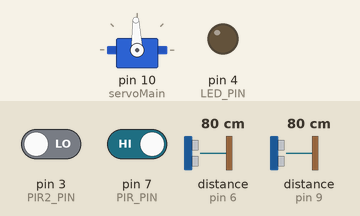
Recording of a sketch running on a simulated Arduino Uno, built with avr-gcc and run on an emulated ATmega328P. On the bench: servo, output pins drawn as LEDs (lit = HIGH). Wiring (inferred from the names in the program): 2 × ultrasonic range finder: trigger pin 8, echo pin 9 / trigger pin 5, echo pin 6. The inputs (shaded band) are chosen by the test bench; at power-on: pin 3 (PIR2_PIN) LOW, pin 7 (PIR_PIN) HIGH, distance to the obstacle (sensors on pin 6, pin 9) 80 cm. The echo pulse lasts 58.3 µs per cm; pins used as bus, display or sensor lines are not drawn; what the sketch prints to the serial monitor is not drawn.

Above: at 0.1 s.
Timing chart, 0 to 5.8 s (numbered marks = the images above):
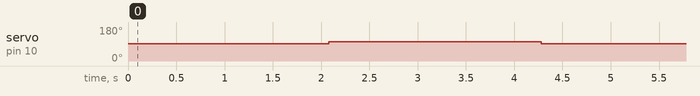

The sketch:

code_routine.ino
```cpp
#include <Adafruit_GFX.h>
#include <Adafruit_NeoMatrix.h>
#include <Adafruit_NeoPixel.h>
#include <Servo.h>
Servo servoMain; // Define our Servo
const int LED_PIN = 4;
Adafruit_NeoMatrix matrix = Adafruit_NeoMatrix(8, 8, LED_PIN,
  NEO_MATRIX_TOP     + NEO_MATRIX_RIGHT +
  NEO_MATRIX_COLUMNS + NEO_MATRIX_PROGRESSIVE,
  NEO_GRB            + NEO_KHZ800);

int state = 0; // 0=empty, 1 =full, variable d'état dépendant du capteur ultrasonic vertical
int step = 1;  //step dans le processus d'ouverture
int led=0; // état de proximité des gens

const int PIR_PIN = 7; // Input for HC-S501
const int PIR2_PIN = 3;
const int TRIG_PIN = 8;//trash
const int ECHO_PIN = 9;//trash
const int TRIG2_PIN = 5; //people
const int ECHO2_PIN = 6;//people


const byte eye_1[8][8]={{0, 0, 0, 0, 0, 0, 0, 0},
                        {0, 0, 0, 0, 0, 0, 0, 0},
                        {0, 0, 0, 0, 0, 0, 0, 0},
                        {0, 0, 0, 0, 0, 0, 0, 0},
                        {1, 1, 1, 1, 1, 1, 1, 1},
                        {0, 1, 0, 1, 1, 0, 1, 0},
                        {0, 0, 1, 0, 0, 1, 0, 0},
                        {0, 0, 0, 1, 1, 0, 0, 0}};

const byte eye_2[8][8]={{0, 0, 0, 0, 0, 0, 0, 0},
                        {0, 0, 0, 0, 0, 0, 0, 0},
                        {0, 0, 1, 1, 1, 1, 0, 0},
                        {0, 1, 0, 1, 1, 0, 1, 0},
                        {1, 0, 0, 1, 1, 0, 0, 1},
                        {0, 1, 0, 0, 0, 0, 1, 0},
                        {0, 0, 1, 0, 0, 1, 0, 0},
                        {0, 0, 0, 1, 1, 0, 0, 0}};

const byte eye_3[8][8]={{0, 0, 0, 1, 1, 0, 0, 0},
                        {0, 0, 1, 0, 0, 1, 0, 0},
                        {0, 1, 0, 0, 0, 0, 1, 0},
                        {1, 0, 0, 1, 1, 0, 0, 1},
                        {1, 0, 0, 1, 1, 0, 0, 1},
                        {0, 1, 0, 0, 0, 0, 1, 0},
                        {0, 0, 1, 0, 0, 1, 0, 0},
                        {0, 0, 0, 1, 1, 0, 0, 0}};

const byte cross[8][8]={{1, 0, 0, 0, 0, 0, 0, 1},
                        {0, 1, 0, 0, 0, 0, 1, 0},
                        {0, 0, 1, 0, 0, 1, 0, 0},
                        {0, 0, 0, 1, 1, 0, 0, 0},
                        {0, 0, 0, 1, 1, 0, 0, 0},
                        {0, 0, 1, 0, 0, 1, 0, 0},
                        {0, 1, 0, 0, 0, 0, 1, 0},
                        {1, 0, 0, 0, 0, 0, 0, 1}};

const uint16_t color = matrix.Color(0,150,0);

void setup() {
  // put your setup code here, to run once:
  pinMode(PIR_PIN, INPUT);
  pinMode(PIR2_PIN, INPUT);

  pinMode(TRIG_PIN, OUTPUT);
  digitalWrite(TRIG_PIN, LOW);

  pinMode(TRIG2_PIN, OUTPUT);
  digitalWrite(TRIG2_PIN, LOW);

  pinMode(LED_PIN, OUTPUT);
  matrix.setBrightness(10);

  servoMain.attach(10); // servo on digital pin 10
  servoMain.write(92);
  Serial.begin(9600);
}

void loop() {
  // put your main code here, to run repeatedly:

  int pirValue; // Place to store read PIR Value
  int pirValue2;
  pirValue = digitalRead(PIR_PIN);
  Serial.print(pirValue);
  Serial.println(" pyro 1 \t");
  pirValue2 = digitalRead(PIR2_PIN);
  Serial.print(pirValue2);
  Serial.println(" pyro 2 \t");
   pirValue = digitalRead(PIR_PIN);

  unsigned long t1;
  unsigned long t2;
  unsigned long pulse_width; //distance of the trash
  float cm;
  float cm_2; //distance of the people

  // Hold the trigger pin high for at least 10 us
  digitalWrite(TRIG_PIN, HIGH);
  delayMicroseconds(10);
  digitalWrite(TRIG_PIN, LOW);

  // Wait for pulse on echo pin
  while ( digitalRead(ECHO_PIN) == 0 );

  // Measure how long the echo pin was held high (pulse width)
  // Note: the micros() counter will overflow after ~70 min
  t1 = micros();
  while ( digitalRead(ECHO_PIN) == 1);
  t2 = micros();
  pulse_width = t2 - t1;

  // Calculate distance in centimeters and inches. The constants
  // are found in the datasheet, and calculated from the assumed speed
  //of sound in air at sea level (~340 m/s).
  cm = pulse_width / 58.0;

  // Print out results
  Serial.print(cm);
  Serial.println(" cm (trash)\t");

//********************* people detection sensor**************************//
  digitalWrite(TRIG2_PIN, HIGH);
  delayMicroseconds(10);
  digitalWrite(TRIG2_PIN, LOW);

  while ( digitalRead(ECHO2_PIN) == 0 );

  t1 = micros();
  while ( digitalRead(ECHO2_PIN) == 1);
  t2 = micros();
  pulse_width = t2 - t1;

  cm_2 = pulse_width / 58.0;

  Serial.print(cm_2);
  Serial.println(" cm (people) \t");

  if(state==0)
  {
    if(cm_2 > 200) //mettre different cases
    {
      led=0;
    }
    else if (cm_2 <= 200 && cm_2 > 100)
    {
       led=1;
    }
    else if (cm_2 <= 100 && cm_2 > 50)
    {
      led =2;
    }
    else
    {
      led =3;
    }
  }
  else if (state==1 && cm_2 <= 200)
  {
    led=4;
  }
  else
  {
    led=0;
  }
  Serial.print(led);
  Serial.println(" led \t");

  delay(1000);

  switch (step)
  {
  case 1: //Etat initial, le moteur est fermé
    if((state==1)&&(pirValue==1 || pirValue2==1))
     {if (cm > 35)    //astucieux!!
      state=0;
      delay(2000);
      }

    if((state==0)&&(pirValue==1 || pirValue2==1)) // si la poubelle est vide et que le PIR détecte quelquechose, on passe à la step d'après.
    step=2;
  break;
  case 2:
    Serial.println("Opening");
//    servoMain.attach(10);
//    delay(10);
    servoMain.write(102);
    delay(2200);
    servoMain.write(92);
    step=3;
    break;
  case 3:
    Serial.println("Charbon's hand is stuck");
    if (pirValue==0 && pirValue2==0)
     {delay(2000);
    step=4;}
    break;
  case 4:
    Serial.println("Closing");
    servoMain.write(82);
    delay(2200);
    servoMain.write(92);
//    servoMain.detach();
    delay(3000);
    if (cm < 35)
      state=1;
    step=1;
    break;
  }

 switch (led) //mettre les changements de led selon l'état
 {
  int i;
  int j;
 case 0:
    for (i=0;i<8;i++)
    {
      for (j=0;j<8;j++)
      {
        matrix.fillScreen(0);
        }
      }
    break;
 case 1:
    matrix.fillScreen(0);
    for (i=0;i<8;i++)
    {
      for (j=0;j<8;j++)
      {
        if (eye_1[i][j]==1)
          matrix.drawPixel(i,j,color);
        }
        matrix.show();
      }
    break;
  case 2:
    matrix.fillScreen(0);
    for (i=0;i<8;i++)
    {
      for (j=0;j<8;j++)
      {
        if (eye_2[i][j]==1)
          matrix.drawPixel(i,j,color);
        }
        matrix.show();
      }
    break;
  case 3:
    matrix.fillScreen(0);
    for (i=0;i<8;i++)
    {
      for (j=0;j<8;j++)
      {
        if (eye_3[i][j]==1)
          matrix.drawPixel(i,j,matrix.Color(0,150,0));
        }
        matrix.show();
      }
    break;
   case 4:
    matrix.fillScreen(0);
    for (i=0;i<8;i++)
    {
      for (j=0;j<8;j++)
      {
        if (cross[i][j]==1)
          matrix.drawPixel(i,j,color);
        }
        matrix.show();
      }
    break;
 }
}
```

Measured:
- by itself, servo on pin 10 (servoMain): 92° → 102° at 2.1 s, → 92° 2.2 s later
